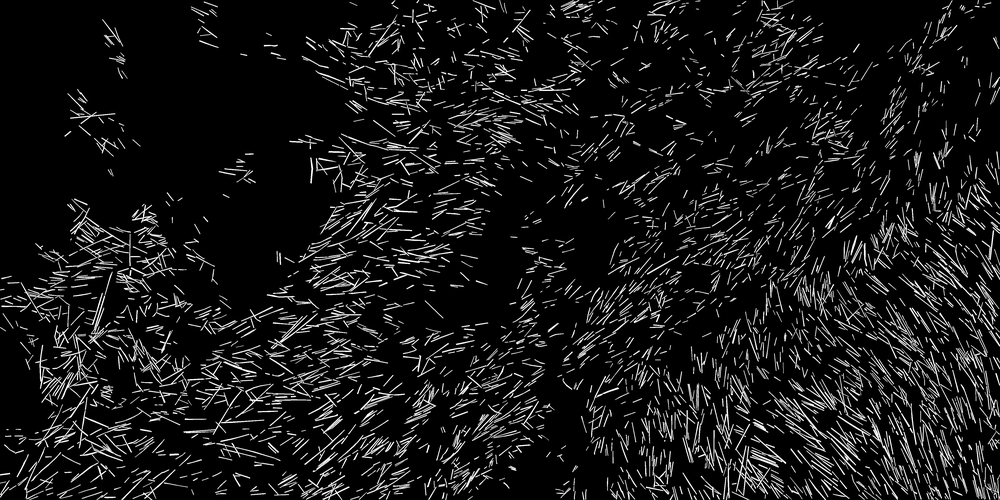
#> input picture Dataset Builder/masks/4.png, 1000 x 500 px, shrunk from 4608 x 2304 before the run, found by its file name
$ python draw_polygons.py
#> lines starting #> are read from the running program, lines starting #| are printed output that depends on the picture; after the words box and inside, x2 and y2 are one past the last pixel; in counts of white or black regions, pixels touching at a corner belong together
#> further down, image is the input picture: shape (500, 1000, 3); min 0, max 255, mean 23.5
import numpy as np
import cv2
import csv


def draw_polygons(csv_path, image):
#> called with csv_path = 'polygon_csv/4.csv'
    f = open(csv_path)
#> (reads Dataset Builder/polygon_csv/4.csv from the repository)
    reader = csv.reader(f)
    reader.__next__()
    shapes = []
    poly_lines = []
    for row in reader:
        strs = row[5].split(':')
        x = strs[2][1:-16].split(',')
        y = strs[3][1:-2].split(',')

        shape = []
        for i in range(len(x)):
            shape.append([x[i], y[i]])

        if strs[1].find('polygon') != -1:
            shapes.append(shape)
        else:
            poly_lines.append(shape)

    for shape in shapes:
        cv2.drawContours(image, [np.array(shape, int)], -1, [0, 0, 255], 2)
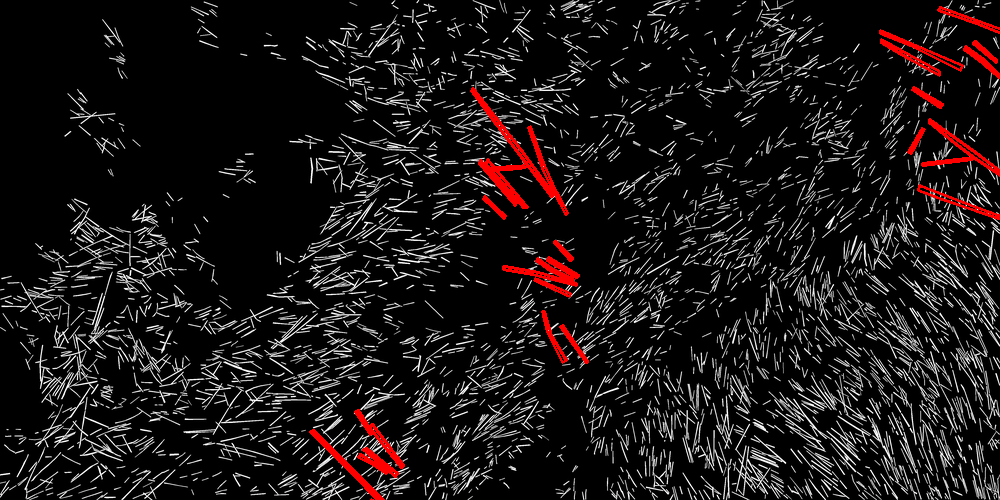
#> image: shape (500, 1000, 3); 1.82% of pixels changed, all inside (x1, y1, x2, y2) = (309, 6, 1000, 500)

    for line in poly_lines:
        cv2.polylines(image, [np.array(line, int)], False, [0, 0, 255], 2)

    return image


if __name__ == '__main__':
    image = cv2.imread("images/4.png")

    image = draw_polygons("polygon_csv/4.csv", image)

    cv2.imshow("polygons", image)
    cv2.imwrite("polygons4.png", image)
    cv2.waitKey(0)
